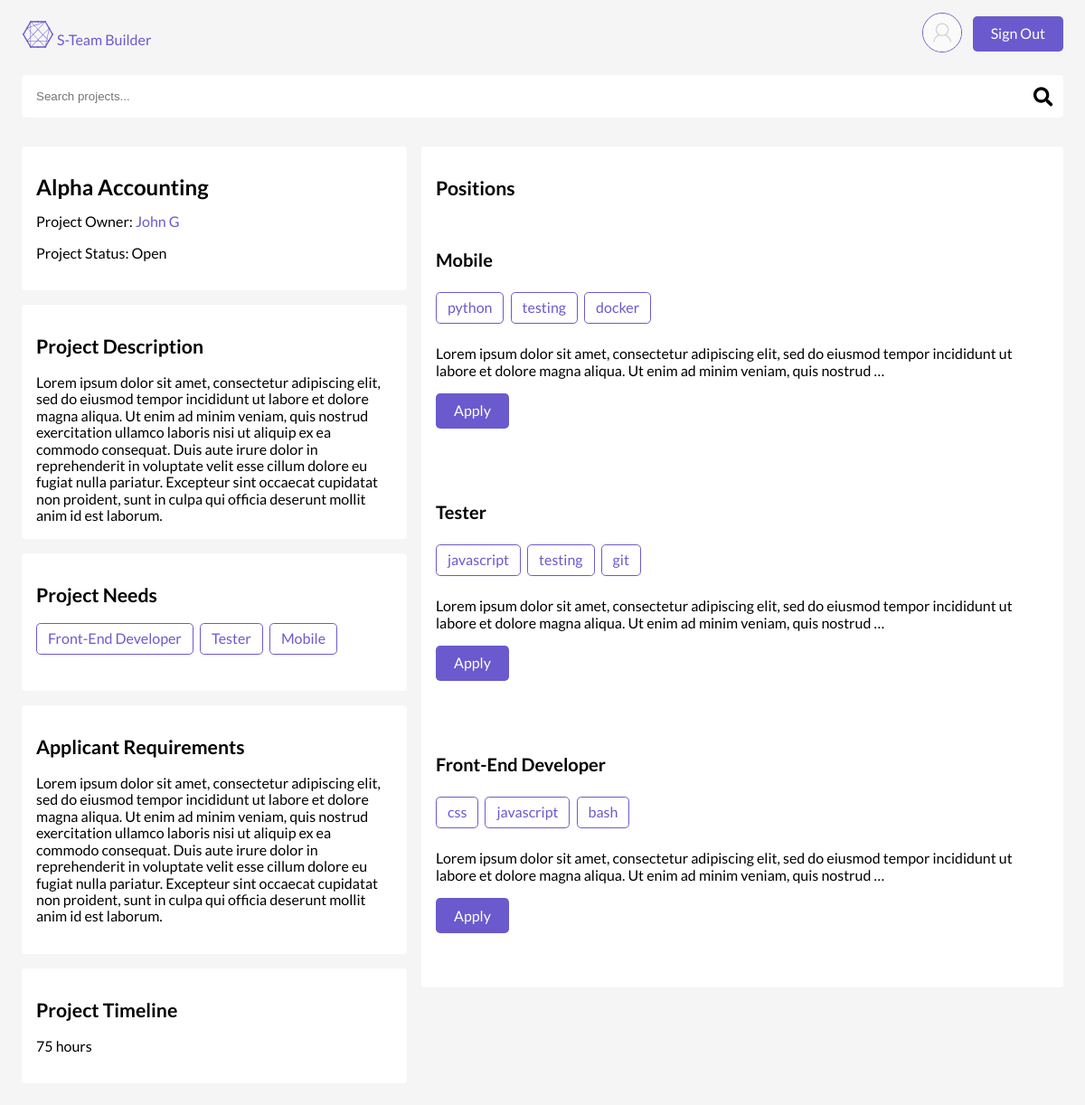
Before: /projects/detail/alpha-accounting/ (signed in) with the older database file.
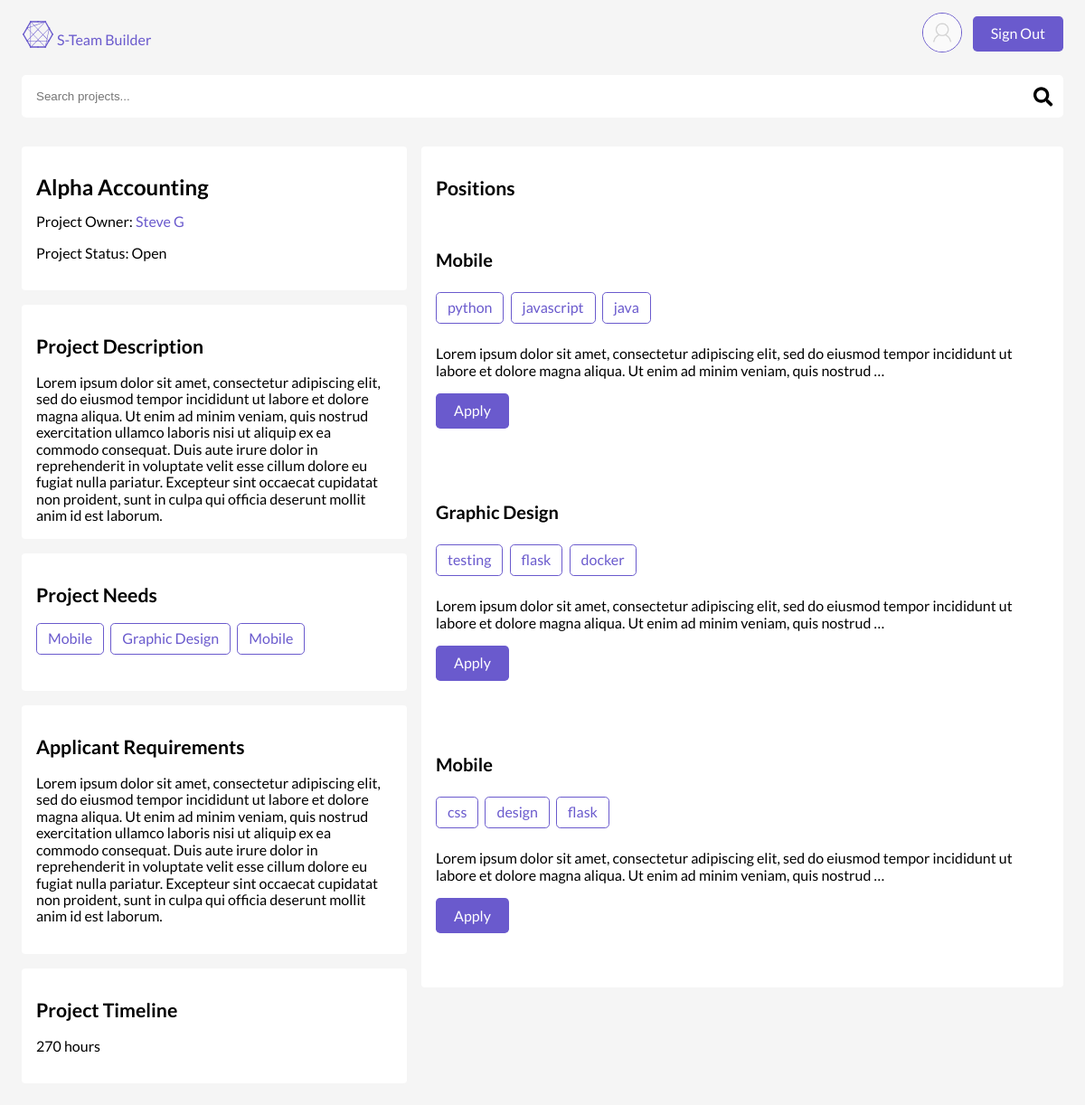
After: the same page with the newer database file.
### projects/models.py (models this page shows, shortened)
class Project(models.Model):
    STATUS = [
        ('A', 'Open'),
        ('B', 'Closed'),
        ('C', 'Complete'),
    ]
    owner = models.ForeignKey(
        settings.AUTH_USER_MODEL,
        on_delete=models.PROTECT,
        related_name="projects"
    )
    title = models.CharField(max_length=255, unique=True)
    description = models.TextField(max_length=2000)
    time_estimate = models.IntegerField()
    applicant_requirements = models.TextField(max_length=2000)
    status = models.CharField(max_length=1, choices=STATUS)
    created = models.DateTimeField(auto_now_add=True)
    slug = models.SlugField(blank=True)
    class Meta:
        ordering = ['-created']

class Position(models.Model):
    STATUS = (
        ('E', 'Empty'),
        ('F', 'Filled')
    )
    project = models.ForeignKey(Project, on_delete=models.CASCADE)
    title = models.CharField(max_length=255)
    description = models.TextField(max_length=2000)
    skills = models.ManyToManyField('accounts.Skill', related_name="positions")
    status = models.CharField(max_length=1, choices=STATUS)
    time_estimate = models.IntegerField()
    slug = models.SlugField(editable=False, blank=True)
    created = models.DateTimeField(auto_now_add=True)
    class Meta:
        ordering = ['-created']
    def __str__(self):
        return self.title

### accounts/models.py (models this page shows, shortened)
class User(AbstractBaseUser):
    email = models.EmailField(
        verbose_name='email address',
        max_length=255,
        unique=True,
    )
    first_name = models.CharField(max_length=255)
    last_name = models.CharField(max_length=255)
    about = models.TextField(max_length=2500)
    avatar = models.ImageField(
        default="default_avatars/blank.png",
        upload_to="avatars"
    )
    skills = models.ManyToManyField(
        "Skill", related_name="users")  # on delete issues?
    is_active = models.BooleanField(default=False)
    is_admin = models.BooleanField(default=False)
    objects = UserManager()
    USERNAME_FIELD = 'email'
    REQUIRED_FIELDS = ['first_name', ]
    def __str__(self):
        if not self.first_name:
            return self.email
        return self.first_name + " " + self.last_name

class Skill(models.Model):
    name = models.CharField(max_length=255, unique=True)
    def __str__(self):
        return self.name

### projects/views.py (the view)
# urls.py: path('detail/<slug>/', views.ProjectView.as_view(), name='project'),
class ProjectView(CustomLoginRequired, PrefetchRelatedMixin, DetailView):
    model = Project
    template_name = 'projects/project.html'
    prefetch_related = ['position_set', 'position_set__skills']
    def get_context_data(self, **kwargs):
        context = super().get_context_data(**kwargs)
        context['searchform'] = SearchBarForm()
        completed = Application.objects.filter(
            position__project=self.get_object(),
            status='A'
        )
        context['completed'] = completed
        return context

### projects/forms.py
class SearchBarForm(forms.Form):
    q = forms.CharField(
        max_length=255,
        widget=forms.TextInput(
            attrs={
                'placeholder': 'Search projects...',
                'style': 'margin-bottom:0',
                'class': 'search-bar'
            },
        ))

### projects/templatetags/project_extras.py (called while the page is built)
@register.simple_tag(takes_context=True)
def select_distinct_positions_from_project_position_set(context):
    positions = context['project'].position_set.all()
    return set([position for position in positions])

@register.simple_tag(takes_context=True)
def already_applied(context, position):
    for application in position.applications.all():
        if application.user == context['user']:
            return application.status
    return False

### projects/views.py (called while the page is built, shortened)
    def dispatch(self, request, *args, **kwargs):
        if not request.user.is_authenticated:
            return self.handle_no_permission()
        apps = Application.objects.filter(
            user=request.user,
            unread=True,
        )
        return super().dispatch(request, *args, **kwargs)

### projects/templates/projects/project.html (shortened to what this page needs)
{% extends 'layout.html' %}
{% load project_extras %}
{% block body %}
          <div class="bounds">
            <div class="desktop-wrapper">
              <div class="desktop-wrapper-left">
              <div class="card">
                  <h2 class="">{{ project.title }}</h2>
                  <p class="">Project Owner: <a>{{ project.owner }}</a></p>
                  <p>Project Status:
                    {% if project.status == 'A' %}
                    <span class="status-{{ project.status }}">Open</span>
                    {% elif project.status == 'B' %}
                    <span class="status-{{ project.status }}">Closed</span>
                    {% elif project.status == 'C' %}
                    <span class="status-{{ project.status }}">Complete</span>
                    {% endif %}
                  </p>
                </div>
                <div class="card">
                    <h3>Project Description</h3>
                    {{ project.description }}
                  </div>
                <div class="card">
                    <h3>Project Needs</h3>
                    <ul class="ul-list">
                      {% select_distinct_positions_from_project_position_set as titles %}
                      {% for title in titles %}
                      <li class="bubble-outline"><a href="#{{ title }}">{{ title }}</a></li>
                      {% endfor %}
                    </ul>
                </div>
                <div class="card">
                    <h3>Applicant Requirements</h3>
                    <p>{{ project.applicant_requirements}}</p>
                  </div>
                <div class="card">
                    <h3>Project Timeline</h3>
                    <p>{{ project.time_estimate }} hours</p>
                  </div>
                </div>
        <div class="desktop-wrapper-right">
        <div class="card">
          <div class="positions-header">
              <h3>Positions</h3>
          </div>
          <div class="desktop-flex-wrapper">
          {% if project.position_set %}
            {% for position in project.position_set.all %}
              <div class="mini-card">
              <h4 id="{{ position.title }}">{{ position.title }}</h4>
              <ul class="ul-list">
                {% for skill in position.skills.all|slice:":12" %}
                <li class="bubble-outline">
                  <a href="{% url 'projects:dashboard' category='skill' q=skill %}">{{ skill }}</a>
                </li>
                {% endfor %}
              </ul>
              <div class="position-description">{{ position.description|truncatewords:26 }}</div>
              {% if position.status == 'F' %}
              <a class="bubble-dark" style="cursor:not-allowed">Position Filled</a>
              {% else %}
              {% already_applied position as var %}
              {% if var == 'U' %}
              <a class="bubble-dark" style="cursor:not-allowed">You've applied.</a>
              {% elif var == 'R' %}
              <a class="bubble-dark" style="cursor:not-allowed">You can't apply again</a>
              {% else %}
              <a class="bubble-dark apply-button" pk="{{ position.id }}" id="apply-button-{{ position_pk }}"
                data-url="{% url 'projects:newapp' %}">Apply</a>
              {% endif %}
              {% endif %}
            </div>
            {% endfor %}
            {% else %}
            <div class="mini-card">
              <p>there are currently no positions</p>
            </div>
            {% endif %}
        </div>
      </div>
    </div>
  </div>
</div>
{% endblock %}

Changed rows visible on the page:
removed Position: title "Front-End Developer", description "Lorem ipsum dolor sit amet, consectetur adipiscing elit, sed do eiusmod tempor incididunt ut labore et dolore magna aliqua. Ut enim ad minim veniam, quis nostrud …", Skill (name "css"), Skill (name "javascript")
removed Position: title "Tester", description "Lorem ipsum dolor sit amet, consectetur adipiscing elit, sed do eiusmod tempor incididunt ut labore et dolore magna aliqua. Ut enim ad minim veniam, quis nostrud …", Skill (name "javascript"), Skill (name "testing")
changed Project "Alpha Accounting": owner "John G" → "Steve G"; time_estimate "75" → "270"
added Position: title "Mobile", description "Lorem ipsum dolor sit amet, consectetur adipiscing elit, sed do eiusmod tempor incididunt ut labore et dolore magna aliqua. Ut enim ad minim veniam, quis nostrud …", Skill (name "css")
changed Position (number 1 of 3 on the later page): loses Skill (name "bash"); gains Skill (name "flask"); gains Skill (name "design")
added Position: title "Graphic Design", description "Lorem ipsum dolor sit amet, consectetur adipiscing elit, sed do eiusmod tempor incididunt ut labore et dolore magna aliqua. Ut enim ad minim veniam, quis nostrud …", Skill (name "testing"), Skill (name "docker")
changed Position: loses Skill (name "git"); gains Skill (name "flask")
changed Position (number 3 of 3 on the later page): gains Skill (name "java"); gains Skill (name "javascript"); loses Skill (name "testing"); loses Skill (name "docker")
